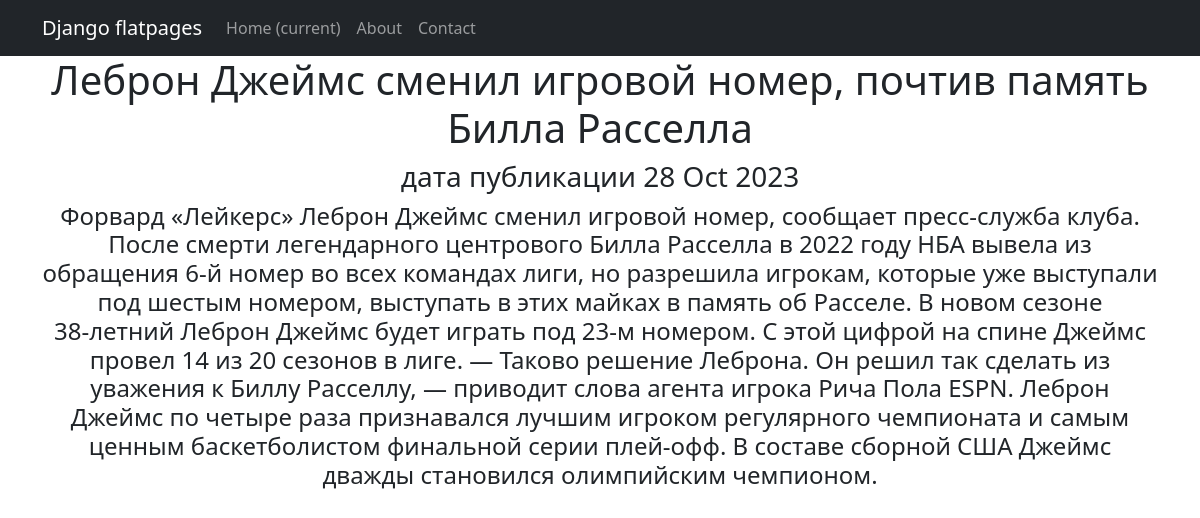
Screenshot of /news/10 with the database file from the repository.
### news/models.py (models this page shows, shortened)
class Post(models.Model):
    author = models.ForeignKey(Author, on_delete=models.CASCADE)
    NEWS = "NW"
    ARTICLE = "AR"
    CHOICES_CATEGORY =(
        (NEWS, "Новости"),
        (ARTICLE, "Статьи"),
    )
    category_type = models.CharField(max_length=2, choices=CHOICES_CATEGORY, default=ARTICLE)
    date_created = models.DateTimeField(auto_now_add=True)
    heading = models.CharField(max_length=128)
    text = models.TextField()
    rating = models.SmallIntegerField(default=0)
    postCategory = models.ManyToManyField(Category, through='PostCategory')

### news/views.py (the view)
# urls.py: path('<int:pk>', PostDetail.as_view(), name='post_detail'),
class PostDetail(DetailView):
    model = Post
    template_name = 'post.html'
    context_object_name = 'post'

### news/templatetags/censor_filter.py (called while the page is built)
@register.filter()
def censor(text):
   tx = text.split()
   for a, b in enumerate(tx):
      if b in censor_words:
         tx[a] = b[0] + '*' * int(len(b) - 1)
   return ' '.join(tx)

### templates/post.html (shortened to what this page needs)
{% extends 'flatpages/default.html' %}
{% load censor_filter %}
{% load custom_tags %}
{% block content %}
<h1>{{ post.heading|censor }}</h1>
<h3>дата публикации {{ post.date_created|date:'d M Y'}}</h3>
<h4>{{ post.text|censor }}</h4>
{% endblock content %}

### rows the page displays
Post: heading|censor "Леброн Джеймс сменил игровой номер, почтив память Билла Расселла", date_created "28 Oct 2023", text|censor "Форвард «Лейкерс» Леброн Джеймс сменил игровой номер, сообщает пресс‑служба клуба. После смерти легендарного центрового Билла Расселла в 2022 году НБА вывела из обращения 6‑й номер во всех командах лиги, но разрешила игрокам, которые уже выступали под шестым номером, выступать в этих майках в память об Расселе. В новом сезоне 38‑летний Леброн Джеймс будет играть под 23‑м номером. С этой цифрой на спине Джеймс провел 14 из 20 сезонов в лиге. — Таково решение Леброна. Он решил так сделать из уважения к Биллу Расселлу, — приводит слова агента игрока Рича Пола ESPN. Леброн Джеймс по четыре раза признавался лучшим игроком регулярного чемпионата и самым ценным баскетболистом финальной серии…"
